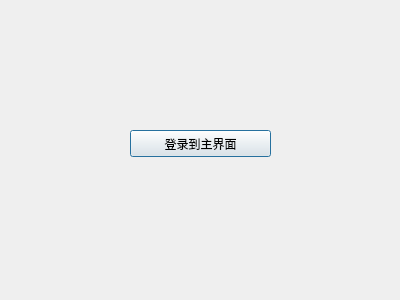
<?xml version="1.0" encoding="UTF-8"?>
<ui version="4.0">
 <class>LoginDlg</class>
 <widget class="QDialog" name="LoginDlg">
  <property name="geometry">
   <rect>
    <x>0</x>
    <y>0</y>
    <width>400</width>
    <height>300</height>
   </rect>
  </property>
  <property name="windowTitle">
   <string>Dialog</string>
  </property>
  <widget class="QPushButton" name="pushButton">
   <property name="geometry">
    <rect>
     <x>130</x>
     <y>130</y>
     <width>141</width>
     <height>27</height>
    </rect>
   </property>
   <property name="text">
    <string>登录到主界面</string>
   </property>
  </widget>
 </widget>
 <resources/>
 <connections>
  <connection>
   <sender>pushButton</sender>
   <signal>clicked()</signal>
   <receiver>LoginDlg</receiver>
   <slot>accept()</slot>
   <hints>
    <hint type="sourcelabel">
     <x>177</x>
     <y>141</y>
    </hint>
    <hint type="destinationlabel">
     <x>87</x>
     <y>224</y>
    </hint>
   </hints>
  </connection>
 </connections>
</ui>
